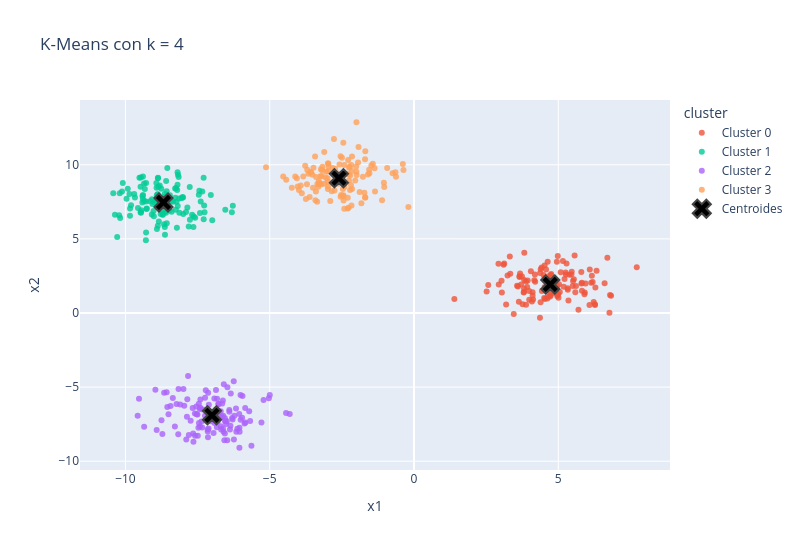
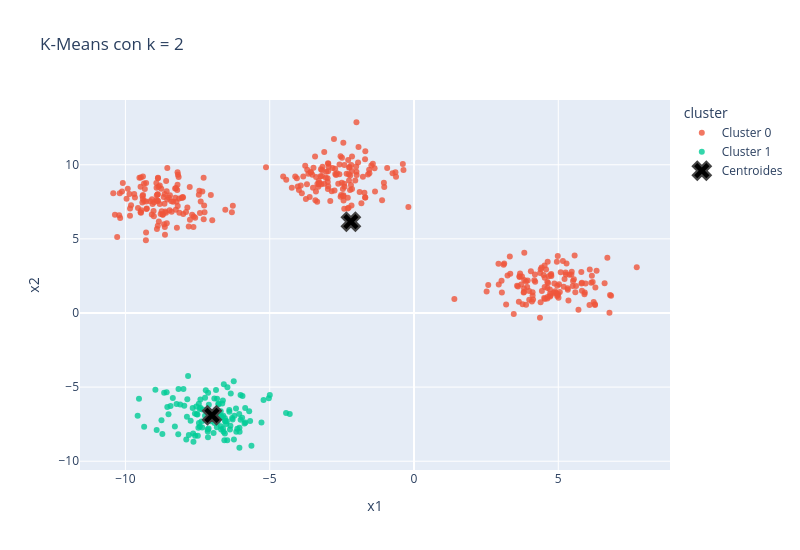

These figures' notebook cell, in order:
### Markdown cell above
---
# 4️⃣ Cómo se evalúa algo sin etiquetas (30 min)

En Modelos Predictivos comparábamos la predicción contra la respuesta real. Aquí **no hay respuesta**. ¿Cómo sabemos si un agrupamiento es bueno?

La idea: un buen agrupamiento tiene grupos **compactos** (los puntos de un grupo están cerca entre sí) y **separados** (lejos de los otros grupos). Las **métricas internas** miden eso usando sólo $X$ y las etiquetas que produjo el algoritmo. Hay varias (Davies-Bouldin y Calinski-Harabasz son otras dos conocidas), pero en este curso usaremos **una sola**: la **silhouette**, porque es la más fácil de interpretar y se puede ver punto por punto.

Para practicar usamos datos sintéticos de `make_blobs` donde **sí** sabemos la verdad: 500 puntos en **4 grupos**. Agrupamos con K-Means (lo estudiaremos a fondo en la sesión 1; por ahora es una caja negra que recibe el número de grupos `k`).

### Code cell
from sklearn.cluster import KMeans
from sklearn.datasets import make_blobs

X_blobs, y_blobs = make_blobs(
    n_samples=500,
    centers=4,
    cluster_std=1.0,
    random_state=42
)
blobs = pd.DataFrame(X_blobs, columns=['x1', 'x2'])

# Un modelo con el k correcto y otro con un k incorrecto
kmeans_4 = KMeans(n_clusters=4, n_init=10, random_state=42).fit(X_blobs)
kmeans_2 = KMeans(n_clusters=2, n_init=10, random_state=42).fit(X_blobs)

plot_clusters(blobs, 'x1', 'x2', kmeans_4.labels_, centroides=kmeans_4.cluster_centers_, title='K-Means con k = 4')
plot_clusters(blobs, 'x1', 'x2', kmeans_2.labels_, centroides=kmeans_2.cluster_centers_, title='K-Means con k = 2')
